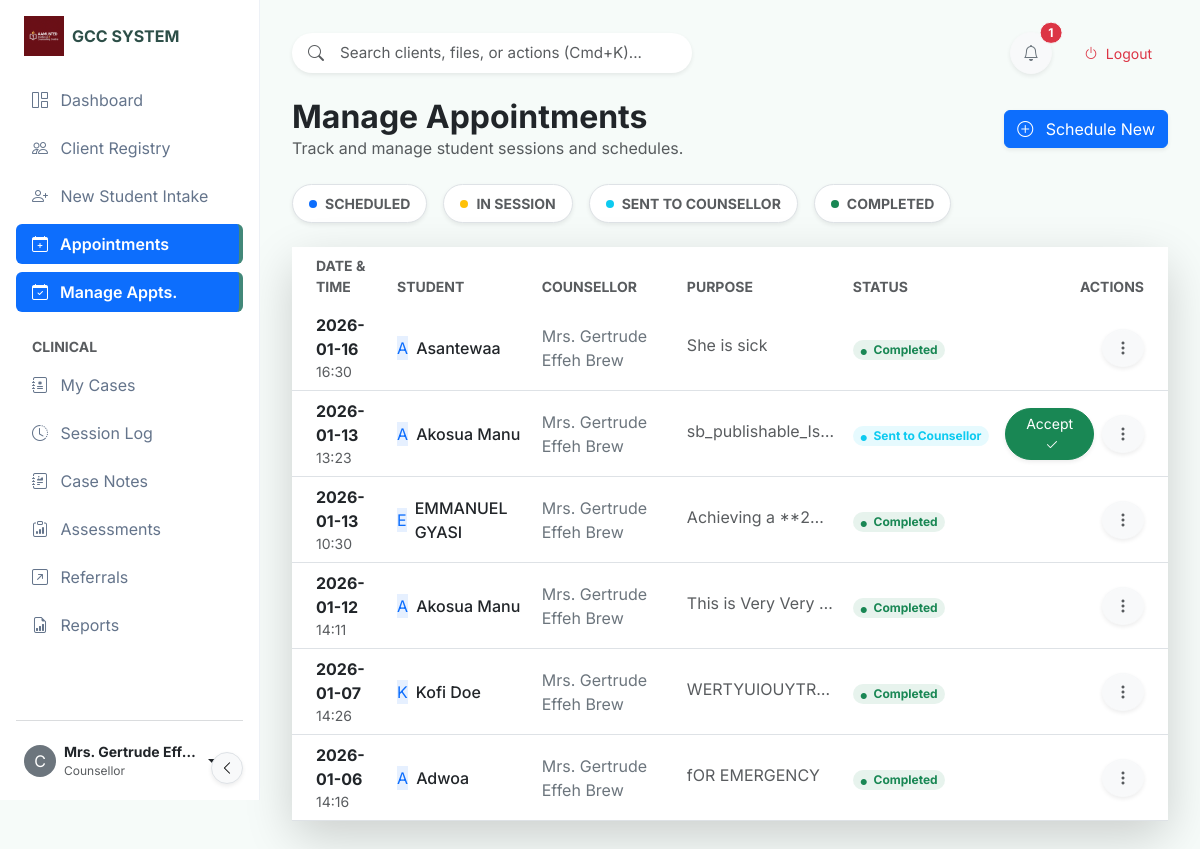
Page /manage_appointments (signed in) on the earlier database version.
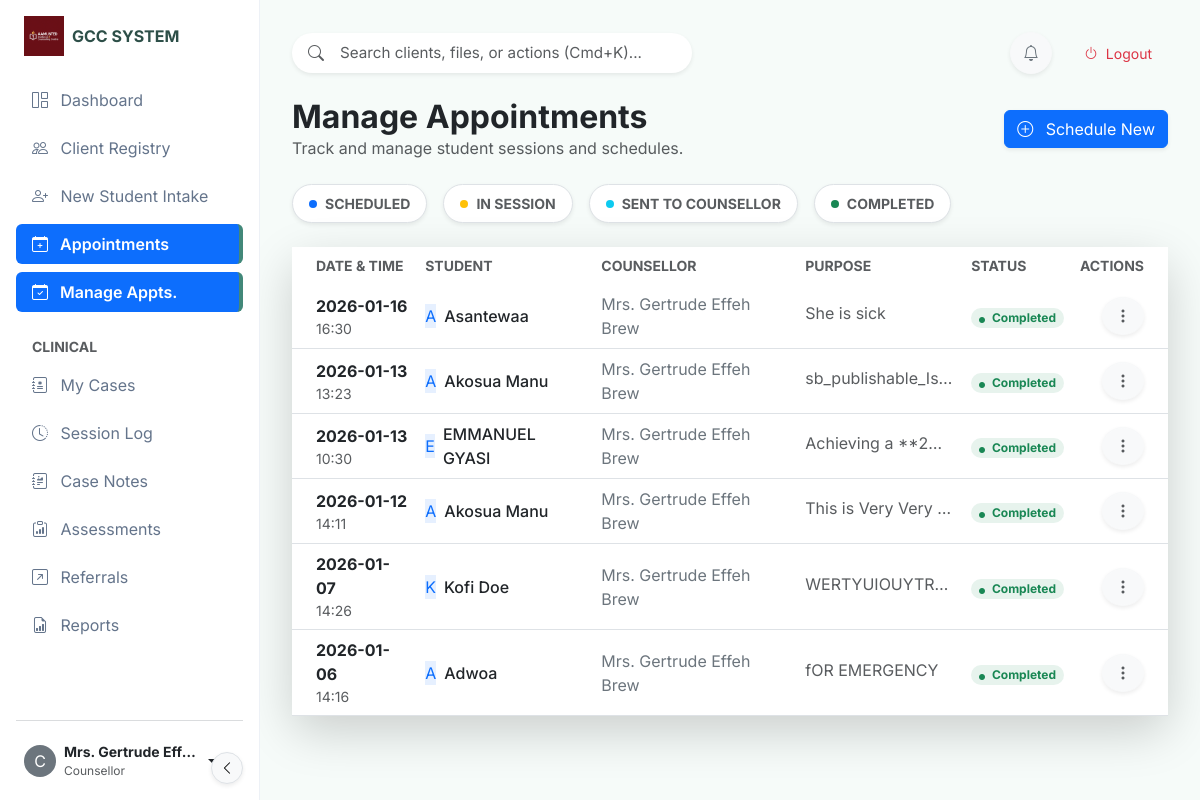
Same page on the later database version.
### tables this page shows
CREATE TABLE Appointment (
            id INTEGER PRIMARY KEY AUTOINCREMENT,
            student_id INTEGER,
            Counsellor_id INTEGER,
            date DATE NOT NULL,
            time TIME NOT NULL,
            purpose TEXT,
            status TEXT DEFAULT 'scheduled',
            created_at TIMESTAMP DEFAULT CURRENT_TIMESTAMP, urgency TEXT, referral_source TEXT, checked_in_at TIMESTAMP, sent_to_counsellor_at TIMESTAMP, accepted_at TIMESTAMP, completed_at TIMESTAMP, referral_reason TEXT, updated_at TIMESTAMP, last_modified_by TEXT, is_deleted BOOLEAN DEFAULT 0, sync_status TEXT DEFAULT 'pending', global_id TEXT,
            FOREIGN KEY (student_id) REFERENCES Student(id),
            FOREIGN KEY (Counsellor_id) REFERENCES Counselor(id)
        );

CREATE TABLE "Student" (
	"id"	INTEGER,
	"name"	TEXT NOT NULL UNIQUE,
	"age"	INTEGER,
	"gender"	INTEGER,
	"program"	TEXT,
	"contact"	TEXT,
	"created_at"	TIMESTAMP DEFAULT CURRENT_TIMESTAMP,
	"index_number"	TEXT,
	"department"	TEXT,
	"programme"	TEXT,
	"parent_contact"	INTEGER, faculty TEXT, hall_of_residence TEXT, updated_at TIMESTAMP, last_modified_by TEXT, is_deleted BOOLEAN DEFAULT 0, sync_status TEXT DEFAULT 'pending', global_id TEXT,
	PRIMARY KEY("id")
);

CREATE TABLE Counsellor (
            id INTEGER PRIMARY KEY AUTOINCREMENT,
            name TEXT NOT NULL,
            contact TEXT,
            created_at TIMESTAMP DEFAULT CURRENT_TIMESTAMP
        );

### app.py (the view)
@app.route('/manage_appointments')
@login_required
def manage_appointments():
    try:
        ensure_database_initialized()
        conn = get_db_connection()
        if conn is None:
            flash('Database connection failed. Please restart the application.', 'error')
            return redirect(url_for('dashboard'))
        appointments = []
        try:
            appointments = conn.execute('''
                SELECT a.*, s.name as student_name, c.name as Counsellor_name
                FROM Appointment a
                LEFT JOIN Student s ON a.student_id = s.id
                LEFT JOIN Counsellor c ON a.Counsellor_id = c.id
                ORDER BY a.date DESC, a.time DESC
            ''').fetchall()
        except Exception as e:
            print(f"[APPOINTMENTS] Error getting appointments: {e}")
            appointments = []
        finally:
            try:
                conn.close()
            except Exception:
                pass
        return render_template('appointments.html', appointments=appointments)
    except Exception as e:
        print(f"[APPOINTMENTS] Unexpected error: {e}")
        import traceback
        traceback.print_exc()
        flash('Error loading appointments. Please try again.', 'error')
        return redirect(url_for('dashboard'))

### app.py (called while the page is built, shortened)
def ensure_database_initialized():
    global _db_initialization_lock, _db_initialized
    if _db_initialized:
        return

@app.context_processor
def inject_now():
    return {'now': datetime.utcnow()}

def login_required(f):
    @wraps(f)
    def decorated_function(*args, **kwargs):
        if 'logged_in' not in session:
            return redirect(url_for('welcome'))
        return f(*args, **kwargs)
    return decorated_function

@app.context_processor
def inject_node_info():
    return dict(node_config=node_config.load_config())

@app.context_processor
def inject_settings():
    try:
        conn = get_db_connection()
        settings_rows = conn.execute("SELECT setting_name, setting_value FROM app_settings").fetchall()
        conn.close()
        settings = {row['setting_name']: row['setting_value'] for row in settings_rows}
        return {'settings': settings}
    except:
        return {'settings': {}}

### templates/appointments.html (shortened to what the changed rows need)
{% extends "base_modern.html" %}
{% block content %}
<div class="row align-items-center mb-4">
    <div class="col-md-6">
        <h2 class="fw-bold mb-0 text-dark">Manage Appointments</h2>
    </div>
</div>
<div class="card card-glass border-0 shadow-lg">
    <div class="card-body p-0">
        <div class="table-responsive">
            <table class="table table-hover align-middle mb-0" style="min-height: 400px;">
                <thead class="bg-light">
                    <tr>
                        <th class="ps-4 text-uppercase small fw-bold text-muted border-0">Date & Time</th>
                        <th class="text-uppercase small fw-bold text-muted border-0">Student</th>
                        <th class="text-uppercase small fw-bold text-muted border-0">Counsellor</th>
                        <th class="text-uppercase small fw-bold text-muted border-0">Purpose</th>
                        <th class="text-uppercase small fw-bold text-muted border-0">Status</th>
                        <th class="text-end pe-4 text-uppercase small fw-bold text-muted border-0">Actions</th>
                    </tr>
                </thead>
                <tbody class="border-top-0">
                    {% for appointment in appointments %}
                    <tr>
                        <td class="ps-4">
                            <div class="d-flex flex-column">
                                <span class="fw-bold text-dark">{{ appointment.date }}</span>
                                <span class="small text-muted">{{ appointment.time }}</span>
                            </div>
                        </td>
                        <td>
                            <div class="d-flex align-items-center">
                                <div class="avatar-circle bg-primary bg-opacity-10 text-primary me-2">
                                    {{ appointment.student_name[0] if appointment.student_name else '?' }}
                                </div>
                                <span class="fw-medium text-dark">{{ appointment.student_name or 'N/A' }}</span>
                            </div>
                        </td>
                        <td>
                            <span class="text-secondary">{{ appointment.Counsellor_name or 'Unassigned' }}</span>
                        </td>
                        <td>
                            <span class="d-inline-block text-truncate text-muted" style="max-width: 150px;"
                                data-bs-toggle="tooltip" title="{{ appointment.purpose }}">
                                {{ appointment.purpose or 'No details' }}
                            </span>
                        </td>
                        <td>
                            <span class="badge rounded-pill
                                {% if appointment.status == 'Scheduled' %}bg-primary bg-opacity-10 text-primary
                                {% elif appointment.status == 'In Session' %}bg-warning bg-opacity-10 text-warning
                                {% elif appointment.status == 'Sent to Counsellor' %}bg-info bg-opacity-10 text-info
                                {% elif appointment.status == 'Completed' %}bg-success bg-opacity-10 text-success
                                {% elif appointment.status == 'Cancelled' %}bg-danger bg-opacity-10 text-danger
                                {% else %}bg-secondary bg-opacity-10 text-secondary
                                {% endif %}">
                                <i class="bi bi-circle-fill me-1 small" style="font-size: 0.5em;"></i>
                                {{ appointment.status }}
                            </span>
                        </td>
                        <td class="text-end pe-4">
                            <div class="d-flex justify-content-end gap-2 align-items-center">
                                {% if (session.get('role') == 'Secretary' or session.get('role') == 'Admin') and
                                appointment.status == 'Scheduled' %}
                                <a href="{{ url_for('update_appt_status', appt_id=appointment.id, new_status='Sent to Counsellor') }}"
                                    class="btn btn-sm btn-primary btn-hover-lift px-3 shadow-sm rounded-pill"
                                    title="Handover to Counsellor">
                                    Send <i class="bi bi-arrow-right list-inline-item ms-1"></i>
                                </a>
                                {% elif (session.get('role') == 'Counsellor' or session.get('role') == 'Admin') and
                                appointment.status == 'Sent to Counsellor' %}
                                <a href="{{ url_for('update_appt_status', appt_id=appointment.id, new_status='In Session') }}"
                                    class="btn btn-sm btn-success btn-hover-lift px-3 shadow-sm rounded-pill"
                                    title="Accept Case">
                                    Accept <i class="bi bi-check2 list-inline-item ms-1"></i>
                                </a>
                                {% endif %}
                                <div class="dropdown">
                                    <button class="btn btn-icon btn-light rounded-circle shadow-sm" type="button"
                                        data-bs-toggle="dropdown" aria-expanded="false">
                                        <i class="bi bi-three-dots-vertical text-muted"></i>
                                    </button>
                                </div>
                            </div>
                        </td>
                    </tr>
                    {% endfor %}
                </tbody>
            </table>
        </div>
    </div>
</div>
{% endblock %}

### templates/base_modern.html (shortened to what the changed rows need)
<!DOCTYPE html>
<html lang="en">
<head>
    <link href="https://cdn.jsdelivr.net/npm/bootstrap@5.3.0/dist/css/bootstrap.min.css" rel="stylesheet">
    <link rel="stylesheet" href="https://cdn.jsdelivr.net/npm/bootstrap-icons@1.10.0/font/bootstrap-icons.css">
    <link rel="stylesheet" href="{{ url_for('static', filename='css/modern_theme.css') }}">
</head>
<body>
    <main class="main-content">
        <div class="d-flex justify-content-between align-items-center mb-4">
            <div class="d-flex align-items-center gap-3">
                <div class="dropdown">
                    <button class="btn btn-light rounded-circle position-relative shadow-sm" type="button"
                        id="notifDropdown" data-bs-toggle="dropdown" aria-expanded="false"
                        style="width: 42px; height: 42px;">
                        <i class="bi bi-bell text-secondary"></i>
                        {% if unread_count and unread_count > 0 %}
                        <span
                            class="position-absolute top-0 start-100 translate-middle badge rounded-pill bg-danger border border-light">
                            {{ unread_count }}
                        </span>
                        {% endif %}
                    </button>
                </div>
            </div>
        </div>
        {% block content %}{% endblock %}
    </main>
</body>
</html>

Differences in the rows shown:
changed Appointment "sb_publishable_Is…": status "Sent to Counsellor" → "Completed"; no longer shows "Accept"
Other differences:
{{ unread_count }}: "1" → (not shown)
